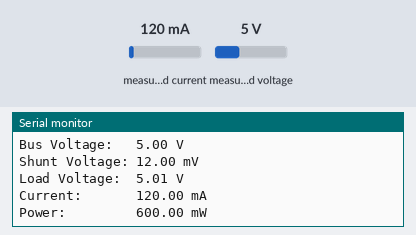
Simulated run of this sketch. Board: Arduino Mega 2560, built with avr-gcc and run on an emulated ATmega2560. Shown: the last lines printed to the serial monitor. Inputs (shaded band) come from the test bench; at power-on: measured current 120 mA, measured voltage 5 V. Storage starts empty.

Above: at 1.2 s.
1.3 s: measured current set to 40 mA
At 2.6 s:
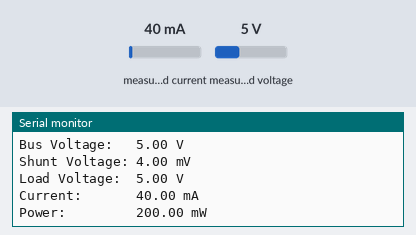
2.8 s: measured voltage set to 0.3 V
At 3.9 s:
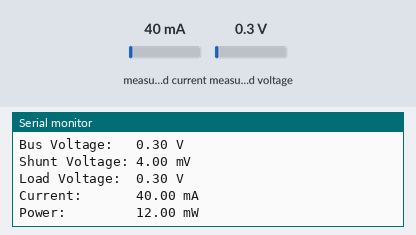
4.3 s: measured voltage set to 3.8 V
At 6.0 s:
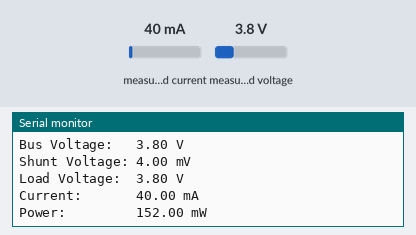
Timing chart, 0 to 7.5 s (numbered marks = the images above; inputs shaded):
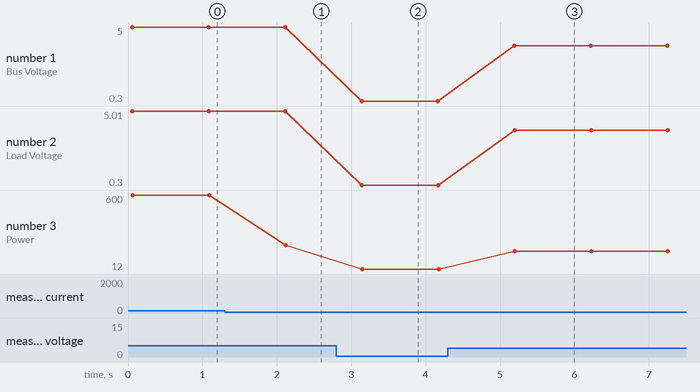

The sketch:

INA219_to_SD.ino
```cpp
/*
  Read data from INA-219 and BMP-180, then write to SD card and serial monitor

  SD Documentation: https://www.arduino.cc/reference/en/libraries/sd/

*/
// include various libraries

#include <SPI.h>
#include <SD.h>
#include "Wire.h"
#include <Adafruit_INA219.h>

Adafruit_INA219 ina219;
File myFile;

void setup() {
  // Open serial communications and wait for port to open: (magnifying glass button in upper right corner)
  Serial.begin(115200);
  while (!Serial) {
    ; // wait for serial port to connect. Needed for native USB port only
  delay(1);
  }

  Serial.print("Initializing SD card...");

//CS Pin on Adafruit SD breakout board needs to be connected to pin 53 (for arduino mega), or change this number in the next line
  if (!SD.begin(53)) {
    Serial.println("initialization failed!");
    while (1);
  }
  Serial.println("initialization done.");

  if (! ina219.begin()) {
    Serial.println("Failed to find INA219 chip");
    while (1) { delay(10); }
}
// To use a slightly lower 32V, 1A range (higher precision on amps):
//ina219.setCalibration_32V_1A();
  // Or to use a lower 16V, 400mA range (higher precision on volts and amps):
ina219.setCalibration_16V_400mA();

  Serial.println("Measuring voltage and current with INA219 ...");

  myFile = SD.open("data.csv", FILE_WRITE);
  myFile.println("Bus Voltage (V), Shunt Voltage (mV), Load Voltage (V), Current (mA), Power (mW)");
  myFile.close();
}

void loop() {

  // set variables for INA-219 equal to zero
    float shuntvoltage = 0;
    float busvoltage = 0;
    float current_mA = 0;
    float loadvoltage = 0;
    float power_mW = 0;

  // get readings from INA-219
  shuntvoltage = ina219.getShuntVoltage_mV();
  busvoltage = ina219.getBusVoltage_V();
  current_mA = ina219.getCurrent_mA();
  power_mW = ina219.getPower_mW();
  loadvoltage = busvoltage + (shuntvoltage / 1000);

// open the file. note that only one file can be open at a time,
// so you have to close this one before you can open another
  myFile = SD.open("data.csv", FILE_WRITE);

  // if the file opened okay, write data to it:
  if (myFile) {
    Serial.print("Writing to data.csv...");

    myFile.print(busvoltage);
    myFile.print(", ");
    myFile.print(shuntvoltage);
    myFile.print(", ");
    myFile.print(loadvoltage);
    myFile.print(", ");
    myFile.print(current_mA);
    myFile.print(", ");
    myFile.print(power_mW);
    myFile.println(", ");
    myFile.println("");

    // close the file:
    myFile.close();
    Serial.println("done.");
  } else {
    // if the file didn't open, print an error:
    Serial.println("error opening test.txt");
  }
    //now print data to serial monitor
    Serial.print("Bus Voltage:   "); Serial.print(busvoltage); Serial.println(" V");
    Serial.print("Shunt Voltage: "); Serial.print(shuntvoltage); Serial.println(" mV");
    Serial.print("Load Voltage:  "); Serial.print(loadvoltage); Serial.println(" V");
    Serial.print("Current:       "); Serial.print(current_mA); Serial.println(" mA");
    Serial.print("Power:         "); Serial.print(power_mW); Serial.println(" mW");
    Serial.println("");

    Serial.println();
    delay(1000); //wait one minute

}
```

Measured:
- after the input at 1.3 s, the serial monitor: prints a new line after 0.81 s (image 1)
- after the input at 2.8 s, the serial monitor: prints a new line after 0.34 s (image 2)
- after the input at 4.3 s, the serial monitor: prints a new line after 0.89 s (image 3)
- plotted number 1: 5 → 0.3 after the input at 2.8 s, 0.3 → 3.8 after the input at 4.3 s
- plotted number 2: 5 → 0.3 after the input at 2.8 s, 0.3 → 3.8 after the input at 4.3 s
- plotted number 3: 600 → 200 after the input at 1.3 s, 12 → 152 after the input at 4.3 s
